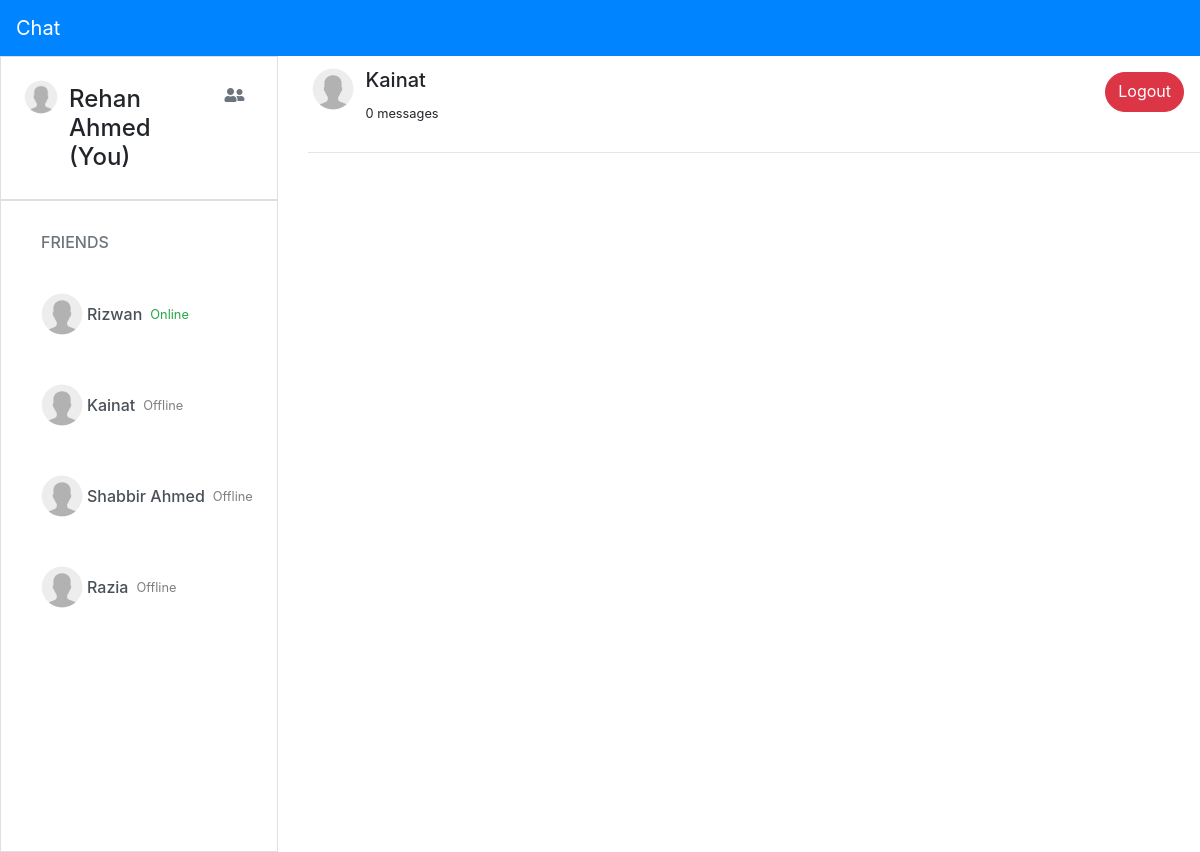
Screenshot of /home.php?fuser_name=Kainat (signed in) with the database file from the repository.
### tables this page shows
CREATE TABLE `users` (
  `user_id` int(11) NOT NULL,
  `user_name` varchar(100) NOT NULL,
  `user_email` varchar(100) NOT NULL,
  `user_pass` varchar(100) NOT NULL,
  `user_country` varchar(50) NOT NULL,
  `user_gender` varchar(50) NOT NULL,
  `user_profile` text NOT NULL,
  `time` datetime NOT NULL DEFAULT current_timestamp(),
  `forgotten_anwer` varchar(255) NOT NULL,
  `login` varchar(7) NOT NULL
);

### home.php (the view, shortened to what this page needs)
<?php
include "include/db_connection.php";
?>
<!doctype html>
<html lang="en">
<head>
    <link rel="stylesheet" href="https://use.fontawesome.com/releases/v5.14.0/css/all.css">
    <link rel="stylesheet" href="https://stackpath.bootstrapcdn.com/bootstrap/4.5.2/css/bootstrap.min.css">
    <link rel="stylesheet" href="./css/style.css">
</head>
<body style="overflow-x: hidden;">
    <nav class="navbar body-class navbar-dark">
        <a class="navbar-brand" href="#">Chat</a>
    </nav>
    <div id="left-chat">
        <div class="row">
            <div class="col-md-3">
                <div class="card rounded-0">
                    <div class="card-body">
                        <?php
                        $current_user = $_SESSION['user_email'];
                        $get_curr_user = "SELECT * FROM `users` WHERE `user_email`='$current_user'";
                        $run_curr_user = mysqli_query($conn, $get_curr_user);
                        $row = mysqli_fetch_assoc($run_curr_user);
                        $current_username = $row['user_name'];
                        ?>
                        <div class="d-flex justify-content-between">
                            <div class="d-flex">
                                <img src="images/default-user.png" alt="" style="width: 40px; height:40px">
                                <h4 class="my-2 ml-2"><?php echo $current_username ?> (You)</h4>
                            </div>
                            <div>
                                <a href="include/find_friends.php">
                                    <button class="btn btn-outline-secondary border-0 round-border" data-toggle="tooltip" data-placement="bottom" title="Find new friends" type="button" id="find_friends">
                                        <i class="fas fa-user-friends"></i>
                                    </button>
                                </a>
                            </div>
                        </div>
                    </div>
                </div>
                <div class="card rounded-0 left-chat">
                    <div class="card-body" style="overflow:scroll; height: 650px;">
                        <ul class="list-group">
                            <li class="list-group-item border-0">
                                <h6 class="text-muted">FRIENDS</h6>
                            </li>
                            <?php
                            $get_users = "SELECT * FROM `users` WHERE `user_email` != '$current_user'";
                            $run_users = mysqli_query($conn, $get_users);
                            while ($row = mysqli_fetch_assoc($run_users)) {
                                $users_name = $row['user_name'];
                                $users_status = $row['login'];
                            ?>
                                <a href="home.php?fuser_name=<?php echo $users_name ?>" class="list-group-item list-group-item-action border-0 round-border p-0 pl-3">
                                    <div class="d-flex my-2">
                                        <img src="images/default-user.png" alt="" class="my-2" style="width: 50px; height:50px">
                                        <div class="my-4 d-flex">
                                            <h6><?php echo $users_name ?></h6>
                                            <?php
                                            if ($users_status == 'Online') {
                                                echo '<small class="text-success ml-2">' . $users_status . '</small>';
                                            } else {
                                                echo '<small class="text-black-50 ml-2">' . $users_status . '</small>';
                                            }
                                            ?>
                                        </div>
                                    </div>
                                </a>
                            <?php
                            }
                            ?>
                        </ul>
                    </div>
                </div>
            </div>
            <div class="col-md-9">
                <?php
                if (isset($_GET['fuser_name'])) {
                    $fuser_name = $_GET['fuser_name'];
                } else {
                    $fuser_name = "No one is selected";
                }
                $total_msgs = "SELECT * FROM `user_chat` WHERE (`sender_username` = '$current_username' AND `reciever_username` = '$fuser_name') OR (`reciever_username` = '$current_username' AND `sender_username` = '$fuser_name')";
                $run_msgs = mysqli_query($conn, $total_msgs);
                if ($run_msgs) {
                    $total = mysqli_num_rows($run_msgs);
                }
                ?>
                <div class="right-chat">
                    <div class="d-flex justify-content-between" id="right header">
                        <div class="d-flex my-2">
                            <img src="images/default-user.png" alt="" style="width: 50px; height:50px">
                            <div class="my-1 ml-2">
                                <h5> <?php echo $fuser_name; ?> </h5>
                                <small> <?php echo $total; ?> messages</small>
                            </div>
                        </div>
                        <a href="logout.php" class="btn btn-danger round-border my-3 mr-3" name="logout" style="height: 40px;">Logout</a>
                    </div>
                    <hr>
                    <div id="right_chat" style="overflow:scroll; height: 600px;">
                    </div>
                </div>
            </div>
        </div>
    </div>
</body>
</html>

### css/style.css (style rules this page uses)
.body-class { background-color: #0084FF; }
.round-border { border-radius: 25px; }

### rows the page displays
users: user_name "Rehan Ahmed"
users: user_name "Rizwan", login "Online"
users: user_name "Kainat", login "Offline"
users: user_name "Shabbir Ahmed", login "Offline"
users: user_name "Razia", login "Offline"

### other values shown
$fuser_name "Kainat"
$total "0"
